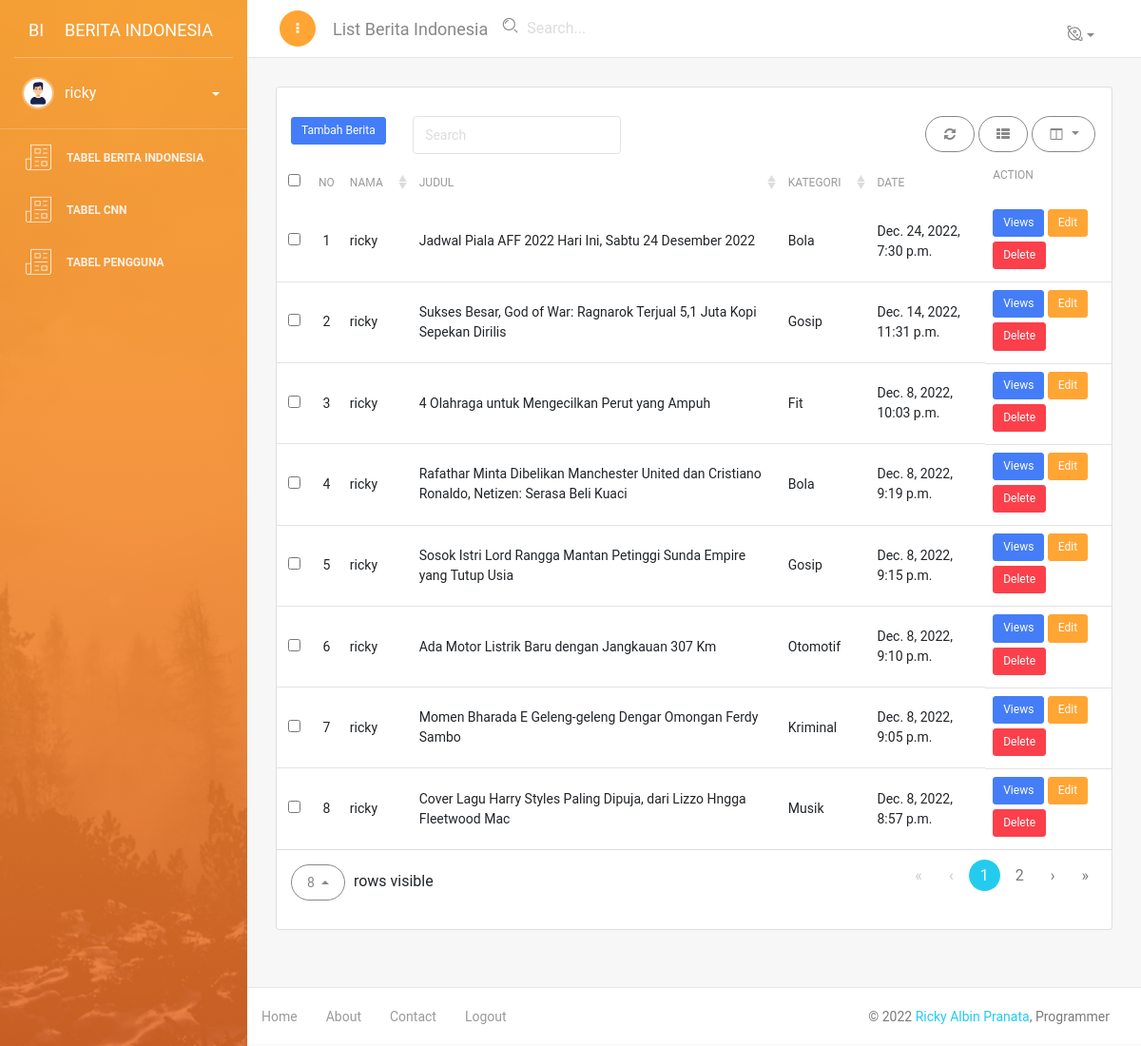
Screenshot of /dashboard/artikel/ (signed in) with the database file from the repository.
### blog/models.py (models this page shows, shortened)
class Artikel(models.Model):
    nama = models.ForeignKey(User, on_delete=models.CASCADE, blank=True, null=True)
    judul = models.CharField(max_length=100)
    deskripsi = RichTextUploadingField(blank=True, null=True,
                                            config_name='special',
                                            external_plugin_resources=[(
                                                'youtube',
                                                '/static/ckeditor_plugins/youtube/youtube/',
                                                'plugin.js',
                                                )],
    )
    kategori = models.ForeignKey(Kategori, on_delete=models.CASCADE)
    date = models.DateTimeField(auto_now_add=True)
    thumbnail = models.ImageField(upload_to='artikel/thumbnail/', blank=True, null=True)
    class Meta:
        ordering =['-date']
        verbose_name_plural = "Artikel"

class Kategori(models.Model):
    nama = models.CharField(max_length=20)
    def __str__(self):
        return self.nama
    class Meta:
        verbose_name_plural = "Kategori"

### blog/views.py (the view)
# urls.py: path('artikel/', artikel, name='tabel_artikel'),
@login_required
def artikel(request):
    template_name = "back/tabel_artikel.html"
    artikel = Artikel.objects.filter(nama = request.user)
    context = {
        'title': 'List Berita Indonesia',
        'artikel':artikel,
    }
    return render(request, template_name, context)

### templates/back/tabel_artikel.html (shortened to what this page needs)
{% extends 'back/base.html' %}
{% block content %}
<div class="content">
    <div class="container-fluid">
        <div class="row">
            <div class="col-md-12">
                <div class="card bootstrap-table">
                    <div class="card-body table-full-width">
                        <div class="toolbar">
                            <a class="btn btn-primary btn-sm" href="{% url 'tambah_artikel' %}">Tambah Berita</a> &ensp;&ensp;&ensp;
                        </div>
                        <table id="bootstrap-table" class="table">
                            <thead>
                                <th data-field="id" class="text-center">No</th>
                                <th data-field="name" data-sortable="true">Nama</th>
                                <th data-field="salary" data-sortable="true">Judul</th>
                                <th data-field="country" data-sortable="true">Kategori</th>
                                <th data-field="city">Date</th>
                                <th>Action</th>
                            </thead>
                            <tbody>
                                {% for a in artikel %}
                                <tr>
                                    <td>{{forloop.counter}}</td>
                                    <td>{{a.nama}}</td>
                                    <td>{{a.judul}}</td>
                                    <td>{{a.kategori}}</td>
                                    <td>{{a.date}}</td>
                                    <td>
                                        <a class="btn btn-sm btn-primary" href="{% url 'lihat_artikel' a.id %}">Views</a>
                                        <a class="btn btn-sm btn-warning" href="{% url 'edit_artikel' a.id %}">Edit</a>
                                        <a onclick="return confirm('Anda Yakin Ingin Menghapus?');" class="btn btn-sm btn-danger" href="{% url 'delete_artikel' a.id %}">Delete</a>
                                    </td>
                                </tr>
                                {% endfor %}
                            </tbody>
                        </table>
                    </div>
                </div>
            </div>
        </div>
    </div>
</div>
{% endblock content %}

### templates/back/menu.html (shortened to what this page needs)
{% load static %}
<div class="sidebar-wrapper">
    <div class="logo">
        <a href="{% url 'index' %}" class="simple-text logo-mini">
            BI
        </a>
        <a href="{% url 'index' %}" class="simple-text logo-normal">
            Berita Indonesia
        </a>
    </div>
    <div class="user">
        <div class="photo">
            <img src="{% static 'back/img/user.jpg' %}" />
        </div>
        <div class="info ">
            <a data-toggle="collapse" href="#collapseExample" class="collapsed">
                <span>
                    {{user}}
                    <b class="caret"></b>
                </span>
            </a>
        </div>
    </div>
    <ul class="nav">
        <li class="nav-item ">
            <a class="nav-link" href="{% url 'tabel_artikel' %}">
                <i class="nc-icon nc-paper-2"></i>
                <p>Tabel Berita Indonesia</p>
            </a>
            <li class="nav-item ">
                <a class="nav-link" href="{% url 'tabel_berita' %}">
                    <i class="nc-icon nc-paper-2"></i>
                    <p>Tabel CNN</p>
                </a>
        </li>
        {% if request.session.is_operator == 'operator'  %}
            <li class="nav-item ">
                <a class="nav-link" href="{% url 'tabel_users' %}">
                    <i class="nc-icon nc-paper-2"></i>
                    <p>Tabel Pengguna</p>
                </a>
            </li>
        {% endif %}
    </ul>
</div>

### rows the page displays
Artikel: nama "ricky", judul "Jadwal Piala AFF 2022 Hari Ini, Sabtu 24 Desember 2022", kategori "Bola", date "Dec. 24, 2022, 7:30 p.m."
Artikel: nama "ricky", judul "Sukses Besar, God of War: Ragnarok Terjual 5,1 Juta Kopi Sepekan Dirilis", kategori "Gosip", date "Dec. 14, 2022, 11:31 p.m."
Artikel: nama "ricky", judul "4 Olahraga untuk Mengecilkan Perut yang Ampuh", kategori "Fit", date "Dec. 8, 2022, 10:03 p.m."
Artikel: nama "ricky", judul "Rafathar Minta Dibelikan Manchester United dan Cristiano Ronaldo, Netizen: Serasa Beli Kuaci", kategori "Bola", date "Dec. 8, 2022, 9:19 p.m."
Artikel: nama "ricky", judul "Sosok Istri Lord Rangga Mantan Petinggi Sunda Empire yang Tutup Usia", kategori "Gosip", date "Dec. 8, 2022, 9:15 p.m."
Artikel: nama "ricky", judul "Ada Motor Listrik Baru dengan Jangkauan 307 Km", kategori "Otomotif", date "Dec. 8, 2022, 9:10 p.m."
Artikel: nama "ricky", judul "Momen Bharada E Geleng-geleng Dengar Omongan Ferdy Sambo", kategori "Kriminal", date "Dec. 8, 2022, 9:05 p.m."
Artikel: nama "ricky", judul "Cover Lagu Harry Styles Paling Dipuja, dari Lizzo Hngga Fleetwood Mac", kategori "Musik", date "Dec. 8, 2022, 8:57 p.m."

### other values shown
{{ user }} "ricky"
{{ title }} "List Berita Indonesia"
